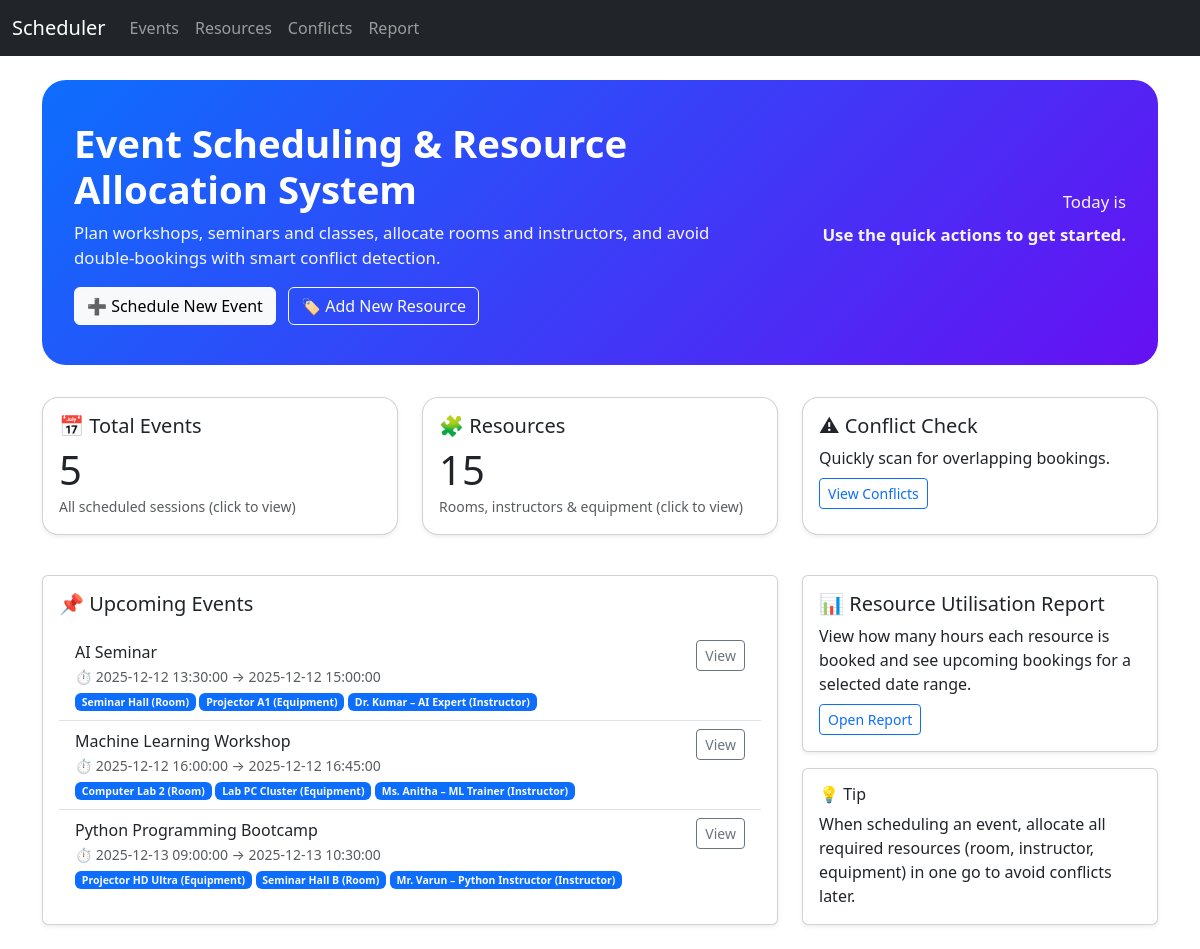
The page / on the database its author committed.
### app.py (models this page shows, shortened)
class Event(db.Model):
    __tablename__ = 'events'
    event_id = db.Column(db.Integer, primary_key=True)
    title = db.Column(db.String(200), nullable=False)
    start_time = db.Column(db.DateTime, nullable=False)
    end_time = db.Column(db.DateTime, nullable=False)
    description = db.Column(db.Text)
    allocations = db.relationship('EventResourceAllocation',
                                  back_populates='event',
                                  cascade='all, delete-orphan')

class EventResourceAllocation(db.Model):
    __tablename__ = 'event_resource_allocations'
    allocation_id = db.Column(db.Integer, primary_key=True)
    event_id = db.Column(db.Integer, db.ForeignKey('events.event_id'), nullable=False)
    resource_id = db.Column(db.Integer, db.ForeignKey('resources.resource_id'), nullable=False)
    event = db.relationship('Event', back_populates='allocations')
    resource = db.relationship('Resource', back_populates='allocations')

class Resource(db.Model):
    __tablename__ = 'resources'
    resource_id = db.Column(db.Integer, primary_key=True)
    resource_name = db.Column(db.String(200), nullable=False)
    resource_type = db.Column(db.String(100), nullable=False)
    allocations = db.relationship('EventResourceAllocation',
                                  back_populates='resource',
                                  cascade='all, delete-orphan')

### app.py (the view)
@app.route('/')
def index():
    upcoming_events = Event.query.order_by(Event.start_time).limit(3).all()
    events_count = Event.query.count()
    resources_count = Resource.query.count()
    return render_template(
        'home.html',
        upcoming_events=upcoming_events,
        events_count=events_count,
        resources_count=resources_count
    )

### templates/home.html
{% extends "base.html" %}
{% block content %}
<div class="hero">
  <div class="row align-items-center">
    <div class="col-md-8">
      <h1>Event Scheduling & Resource Allocation System</h1>
      <p>
        Plan workshops, seminars and classes, allocate rooms and instructors,
        and avoid double-bookings with smart conflict detection.
      </p>
      <div class="mt-3">
        <a href="{{ url_for('add_event') }}" class="btn btn-light me-2">
          ➕ Schedule New Event
        </a>
        <a href="{{ url_for('add_resource') }}" class="btn btn-outline-light">
          🏷 Add New Resource
        </a>
      </div>
    </div>
    <div class="col-md-4 text-md-end mt-3 mt-md-0">
      <p class="mb-0">Today is</p>
      <p class="fw-semibold">Use the quick actions to get started.</p>
    </div>
  </div>
</div>
<div class="row mb-4">
  <div class="col-md-4 mb-3">
    <a href="{{ url_for('list_events') }}" class="text-decoration-none text-dark">
      <div class="card dash-card shadow-sm h-100">
        <div class="card-body">
          <h5 class="card-title">📅 Total Events</h5>
          <p class="display-6 mb-0">{{ events_count }}</p>
          <small class="text-muted">All scheduled sessions (click to view)</small>
        </div>
      </div>
    </a>
  </div>
  <div class="col-md-4 mb-3">
    <a href="{{ url_for('list_resources') }}" class="text-decoration-none text-dark">
      <div class="card dash-card shadow-sm h-100">
        <div class="card-body">
          <h5 class="card-title">🧩 Resources</h5>
          <p class="display-6 mb-0">{{ resources_count }}</p>
          <small class="text-muted">Rooms, instructors & equipment (click to view)</small>
        </div>
      </div>
    </a>
  </div>
  <div class="col-md-4 mb-3">
    <a href="{{ url_for('conflict_view') }}" class="text-decoration-none text-dark">
      <div class="card dash-card shadow-sm h-100">
        <div class="card-body">
          <h5 class="card-title">⚠ Conflict Check</h5>
          <p class="mb-2">Quickly scan for overlapping bookings.</p>
          <span class="btn btn-outline-primary btn-sm">View Conflicts</span>
        </div>
      </div>
    </a>
  </div>
</div>
<div class="row">
  <div class="col-lg-8 mb-4">
    <div class="card shadow-sm h-100">
      <div class="card-body">
        <h5 class="card-title mb-3">📌 Upcoming Events</h5>
        {% if upcoming_events %}
          <ul class="list-group list-group-flush">
            {% for e in upcoming_events %}
              <li class="list-group-item d-flex justify-content-between align-items-start">
                <div class="ms-0">
                  <a href="{{ url_for('edit_event', event_id=e.event_id) }}"
                     class="h6 text-decoration-none">
                    {{ e.title }}
                  </a><br>
                  <small class="text-muted">
                    ⏱ {{ e.start_time }} → {{ e.end_time }}
                  </small><br>
                  <small>
                    {% if e.allocations %}
                      {% for alloc in e.allocations %}
                        <span class="badge bg-primary text-light">
                          {{ alloc.resource.resource_name }} ({{ alloc.resource.resource_type }})
                        </span>
                      {% endfor %}
                    {% else %}
                      <span class="badge bg-light text-dark border">No resources</span>
                    {% endif %}
                  </small>
                </div>
                <div class="text-end">
                  <a href="{{ url_for('edit_event', event_id=e.event_id) }}"
                     class="btn btn-outline-secondary btn-sm">
                    View
                  </a>
                </div>
              </li>
            {% endfor %}
          </ul>
        {% else %}
          <p class="text-muted mb-0">
            No upcoming events yet.
            <a href="{{ url_for('add_event') }}">Create your first event</a>.
          </p>
        {% endif %}
      </div>
    </div>
  </div>
  <div class="col-lg-4 mb-4">
    <div class="card shadow-sm mb-3">
      <a href="{{ url_for('utilisation_report') }}" class="text-decoration-none text-dark">
        <div class="card-body">
          <h5 class="card-title">📊 Resource Utilisation Report</h5>
          <p class="mb-2">
            View how many hours each resource is booked and see upcoming bookings
            for a selected date range.
          </p>
          <span class="btn btn-outline-primary btn-sm">Open Report</span>
        </div>
      </a>
    </div>
    <div class="card shadow-sm">
      <div class="card-body">
        <h6 class="card-title">💡 Tip</h6>
        <p class="mb-0">
          When scheduling an event, allocate all required resources (room, instructor,
          equipment) in one go to avoid conflicts later.
        </p>
      </div>
    </div>
  </div>
</div>
{% endblock %}

### templates/base.html (shortened to what this page needs)
<!doctype html>
<html lang="en">
<head>
  <link
    rel="stylesheet"
    href="https://cdn.jsdelivr.net/npm/bootstrap@5.3.3/dist/css/bootstrap.min.css"
  >
</head>
<body>
<nav class="navbar navbar-expand-lg navbar-dark bg-dark mb-4">
  <div class="container-fluid">
    <a class="navbar-brand" href="{{ url_for('index') }}">Scheduler</a>
    <div class="collapse navbar-collapse">
      <ul class="navbar-nav me-auto">
        <li class="nav-item"><a class="nav-link" href="{{ url_for('list_events') }}">Events</a></li>
        <li class="nav-item"><a class="nav-link" href="{{ url_for('list_resources') }}">Resources</a></li>
        <li class="nav-item"><a class="nav-link" href="{{ url_for('conflict_view') }}">Conflicts</a></li>
        <li class="nav-item"><a class="nav-link" href="{{ url_for('utilisation_report') }}">Report</a></li>
      </ul>
    </div>
  </div>
</nav>
<div class="container">
  {% block content %}{% endblock %}
</div>
</body>
</html>

### templates/base.html (style rules this page uses)
.hero { background: linear-gradient(135deg, #0d6efd, #6610f2); color: #fff; border-radius: 1.5rem; padding: 2.5rem 2rem; margin-bottom: 2rem; }
.hero h1 { font-size: 2.4rem; font-weight: 700; }
.hero p { margin-top: 0.5rem; font-size: 1.05rem; opacity: 0.95; }
.dash-card { border-radius: 1rem; }

### rows shown on the page
Event: title "AI Seminar", start_time "2025-12-12 13:30:00", end_time "2025-12-12 15:00:00"
EventResourceAllocation: resource.resource_name "Seminar Hall", resource.resource_type "Room"
EventResourceAllocation: resource.resource_name "Projector A1", resource.resource_type "Equipment"
EventResourceAllocation: resource.resource_name "Dr. Kumar – AI Expert", resource.resource_type "Instructor"
Event: title "Machine Learning Workshop", start_time "2025-12-12 16:00:00", end_time "2025-12-12 16:45:00"
EventResourceAllocation: resource.resource_name "Computer Lab 2", resource.resource_type "Room"
EventResourceAllocation: resource.resource_name "Lab PC Cluster", resource.resource_type "Equipment"
EventResourceAllocation: resource.resource_name "Ms. Anitha – ML Trainer", resource.resource_type "Instructor"
Event: title "Python Programming Bootcamp", start_time "2025-12-13 09:00:00", end_time "2025-12-13 10:30:00"
EventResourceAllocation: resource.resource_name "Projector HD Ultra", resource.resource_type "Equipment"
EventResourceAllocation: resource.resource_name "Seminar Hall B", resource.resource_type "Room"
EventResourceAllocation: resource.resource_name "Mr. Varun – Python Instructor", resource.resource_type "Instructor"

### other values the page prints
{{ events_count }} "5"
{{ resources_count }} "15"
